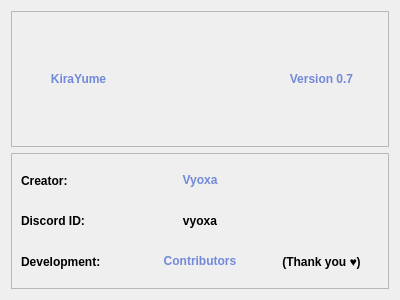
<?xml version="1.0" encoding="UTF-8"?>
<ui version="4.0">
 <class>Form</class>
 <widget class="QWidget" name="Form">
  <property name="geometry">
   <rect>
    <x>0</x>
    <y>0</y>
    <width>400</width>
    <height>300</height>
   </rect>
  </property>
  <property name="windowTitle">
   <string>Form</string>
  </property>
  <property name="styleSheet">
   <string notr="true">QLabel {
    font-weight: bold; 
}
</string>
  </property>
  <layout class="QGridLayout" name="gridLayout_2">
   <item row="0" column="0" colspan="4">
    <widget class="QFrame" name="frame_2">
     <property name="frameShape">
      <enum>QFrame::StyledPanel</enum>
     </property>
     <property name="frameShadow">
      <enum>QFrame::Raised</enum>
     </property>
     <layout class="QHBoxLayout" name="horizontalLayout">
      <item>
       <widget class="QLabel" name="KiraYumeGitHubPage">
        <property name="text">
         <string>&lt;a href=&quot;https://github.com/Vyoxa/KiraYume&quot; style=&quot;text-decoration:none; color:#7289da; &quot;&gt;KiraYume&lt;/a&gt;</string>
        </property>
        <property name="textFormat">
         <enum>Qt::RichText</enum>
        </property>
        <property name="alignment">
         <set>Qt::AlignCenter</set>
        </property>
       </widget>
      </item>
      <item>
       <widget class="QLabel" name="AppIcon">
        <property name="maximumSize">
         <size>
          <width>128</width>
          <height>128</height>
         </size>
        </property>
        <property name="text">
         <string/>
        </property>
        <property name="pixmap">
         <pixmap>../../assets/AppIcon512.png</pixmap>
        </property>
        <property name="scaledContents">
         <bool>true</bool>
        </property>
       </widget>
      </item>
      <item>
       <widget class="QLabel" name="ReleasesGitHubPage">
        <property name="text">
         <string>&lt;a href=&quot;https://github.com/Vyoxa/KiraYume/commits/main&quot; style=&quot;text-decoration:none; color:#7289da; &quot;&gt;Version 0.7&lt;/a&gt;</string>
        </property>
        <property name="textFormat">
         <enum>Qt::RichText</enum>
        </property>
        <property name="scaledContents">
         <bool>false</bool>
        </property>
        <property name="alignment">
         <set>Qt::AlignCenter</set>
        </property>
       </widget>
      </item>
     </layout>
    </widget>
   </item>
   <item row="1" column="0" colspan="4">
    <widget class="QFrame" name="frame">
     <property name="frameShape">
      <enum>QFrame::StyledPanel</enum>
     </property>
     <property name="frameShadow">
      <enum>QFrame::Raised</enum>
     </property>
     <layout class="QGridLayout" name="gridLayout">
      <item row="0" column="2">
       <widget class="QLabel" name="CreatorGitHubPage">
        <property name="styleSheet">
         <string notr="true"/>
        </property>
        <property name="text">
         <string>&lt;a href=&quot;https://github.com/Vyoxa&quot; style=&quot;text-decoration:none; color:#7289da;&quot;&gt;Vyoxa&lt;/a&gt;</string>
        </property>
        <property name="textFormat">
         <enum>Qt::RichText</enum>
        </property>
        <property name="alignment">
         <set>Qt::AlignCenter</set>
        </property>
       </widget>
      </item>
      <item row="0" column="1">
       <widget class="QLabel" name="label_4">
        <property name="text">
         <string>Creator:</string>
        </property>
        <property name="alignment">
         <set>Qt::AlignLeading|Qt::AlignLeft|Qt::AlignVCenter</set>
        </property>
        <property name="wordWrap">
         <bool>false</bool>
        </property>
        <property name="openExternalLinks">
         <bool>false</bool>
        </property>
        <property name="buddy">
         <cstring></cstring>
        </property>
       </widget>
      </item>
      <item row="1" column="1">
       <widget class="QLabel" name="label_2">
        <property name="text">
         <string>Discord ID:</string>
        </property>
        <property name="alignment">
         <set>Qt::AlignLeading|Qt::AlignLeft|Qt::AlignVCenter</set>
        </property>
       </widget>
      </item>
      <item row="1" column="2">
       <widget class="QLabel" name="label">
        <property name="text">
         <string>vyoxa</string>
        </property>
        <property name="alignment">
         <set>Qt::AlignCenter</set>
        </property>
       </widget>
      </item>
      <item row="2" column="1">
       <widget class="QLabel" name="label_6">
        <property name="text">
         <string>Development:</string>
        </property>
       </widget>
      </item>
      <item row="2" column="2">
       <widget class="QLabel" name="ContributorsGitHubPage">
        <property name="text">
         <string>&lt;a href=&quot;https://github.com/Vyoxa/KiraYume/graphs/contributors&quot; style=&quot;text-decoration:none; color:#7289da;&quot;&gt;Contributors&lt;/a&gt;</string>
        </property>
        <property name="textFormat">
         <enum>Qt::RichText</enum>
        </property>
        <property name="alignment">
         <set>Qt::AlignCenter</set>
        </property>
       </widget>
      </item>
      <item row="2" column="3">
       <widget class="QLabel" name="label_3">
        <property name="text">
         <string>(Thank you ♥)</string>
        </property>
        <property name="alignment">
         <set>Qt::AlignCenter</set>
        </property>
       </widget>
      </item>
     </layout>
    </widget>
   </item>
  </layout>
 </widget>
 <resources/>
 <connections/>
</ui>
